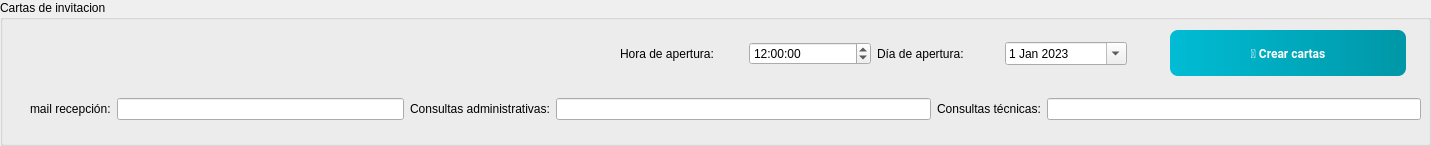
     <widget class="QGroupBox" name="groupBox_9">
      <property name="geometry">
       <rect>
        <x>65</x>
        <y>35</y>
        <width>1431</width>
        <height>146</height>
       </rect>
      </property>
      <property name="title">
       <string>Cartas de invitacion</string>
      </property>
      <widget class="QPushButton" name="Generar_Cartas_inv">
       <property name="geometry">
        <rect>
         <x>1170</x>
         <y>30</y>
         <width>236</width>
         <height>46</height>
        </rect>
       </property>
       <property name="font">
        <font>
         <family>Segoe UI,Roboto,Arial,sans-serif</family>
         <pointsize>9</pointsize>
         <weight>75</weight>
         <bold>true</bold>
        </font>
       </property>
       <property name="styleSheet">
        <string notr="true">QPushButton {
    background: qlineargradient(x1:0,y1:0,x2:1,y2:0, stop:0 #00BCD4, stop:1 #0097A7);
    color: #ffffff;
    border: none;
    border-radius: 8px;
    padding: 6px 12px;
    font-weight: 600;
}
QPushButton:hover {
    background: qlineargradient(x1:0,y1:0,x2:1,y2:0, stop:0 #26C6DA, stop:1 #00BCD4);
}
QPushButton:pressed {
    background: #006064;
}</string>
       </property>
       <property name="text">
        <string>📧 Crear cartas</string>
       </property>
      </widget>
      <widget class="QWidget" name="layoutWidget">
       <property name="geometry">
        <rect>
         <x>30</x>
         <y>85</y>
         <width>1391</width>
         <height>48</height>
        </rect>
       </property>
       <layout class="QHBoxLayout" name="horizontalLayout_15">
        <item>
         <layout class="QHBoxLayout" name="horizontalLayout_16">
          <item>
           <widget class="QLabel" name="Lb22">
            <property name="text">
             <string>mail recepción:</string>
            </property>
           </widget>
          </item>
          <item>
           <widget class="QLineEdit" name="mailDeRecepcion" />
          </item>
         </layout>
        </item>
        <item>
         <widget class="QLabel" name="Lb20">
          <property name="text">
           <string>Consultas administrativas:</string>
          </property>
         </widget>
        </item>
        <item>
         <widget class="QLineEdit" name="consultasAdministrativas" />
        </item>
        <item>
         <widget class="QLabel" name="Lb21">
          <property name="text">
           <string>Consultas técnicas:</string>
          </property>
         </widget>
        </item>
        <item>
         <widget class="QLineEdit" name="consultasTecnicas" />
        </item>
       </layout>
      </widget>
      <widget class="QWidget" name="layoutWidget">
       <property name="geometry">
        <rect>
         <x>620</x>
         <y>30</y>
         <width>507</width>
         <height>47</height>
        </rect>
       </property>
       <layout class="QHBoxLayout" name="horizontalLayout_38">
        <item>
         <layout class="QHBoxLayout" name="horizontalLayout_17">
          <item>
           <widget class="QLabel" name="label_8">
            <property name="text">
             <string>Hora de apertura:</string>
            </property>
           </widget>
          </item>
          <item>
           <widget class="QTimeEdit" name="horaDeApertura">
            <property name="dateTime">
             <datetime>
              <hour>12</hour>
              <minute>0</minute>
              <second>0</second>
              <year>2000</year>
              <month>1</month>
              <day>1</day>
             </datetime>
            </property>
           </widget>
          </item>
         </layout>
        </item>
        <item>
         <layout class="QHBoxLayout" name="horizontalLayout_18">
          <item>
           <widget class="QLabel" name="label_10">
            <property name="text">
             <string>Día de apertura:</string>
            </property>
           </widget>
          </item>
          <item>
           <widget class="QDateEdit" name="diaDeApertura">
            <property name="dateTime">
             <datetime>
              <hour>0</hour>
              <minute>0</minute>
              <second>0</second>
              <year>2023</year>
              <month>1</month>
              <day>1</day>
             </datetime>
            </property>
            <property name="calendarPopup">
             <bool>true</bool>
            </property>
           </widget>
          </item>
         </layout>
        </item>
       </layout>
      </widget>
     </widget>
